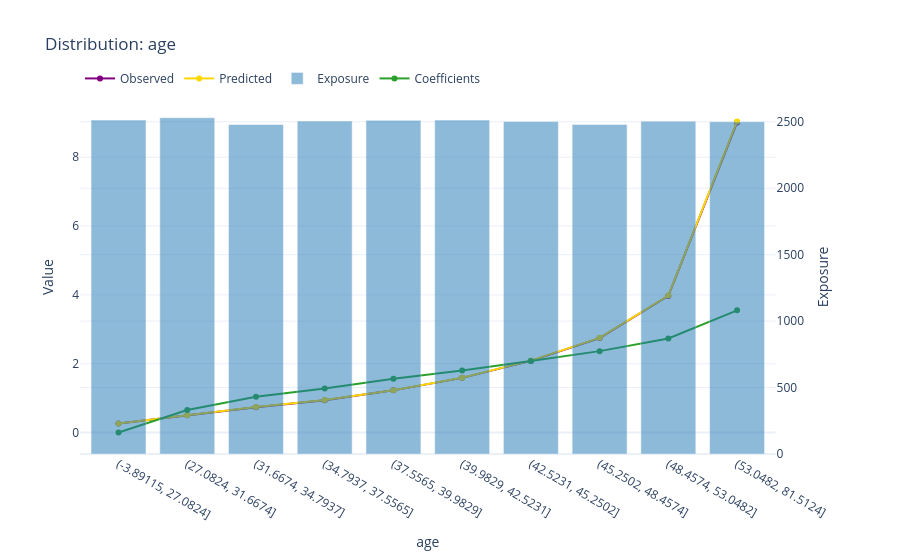

Source (notebook cell):
### Code cell
glm.plot(X, y, w, "age")

### Figure 1 — Plotly figure (JSON) as saved in the notebook; plotly's stock layout.template omitted (floating-point values rounded to 4 significant figures)
{"data": [{"line": {"color": "#800080"}, "marker": {"color": "#800080"}, "mode": "lines+markers", "name": "Observed", "type": "scatter", "x": ["(-3.89115, 27.0824]", "(27.0824, 31.6674]", "(31.6674, 34.7937]", "(34.7937, 37.5565]", "(37.5565, 39.9829]", "(39.9829, 42.5231]", "(42.5231, 45.2502]", "(45.2502, 48.4574]", "(48.4574, 53.0482]", "(53.0482, 81.5124]"], "xaxis": "x", "y": [0.2626, 0.503, 0.7383, 0.9412, 1.226, 1.589, 2.082, 2.744, 3.969, 9.01], "yaxis": "y"}, {"line": {"color": "#FFD700"}, "marker": {"color": "#FFD700"}, "mode": "lines+markers", "name": "Predicted", "type": "scatter", "x": ["(-3.89115, 27.0824]", "(27.0824, 31.6674]", "(31.6674, 34.7937]", "(34.7937, 37.5565]", "(37.5565, 39.9829]", "(39.9829, 42.5231]", "(42.5231, 45.2502]", "(45.2502, 48.4574]", "(48.4574, 53.0482]", "(53.0482, 81.5124]"], "xaxis": "x", "y": [0.2633, 0.5046, 0.741, 0.9439, 1.231, 1.593, 2.09, 2.752, 3.982, 9.039], "yaxis": "y"}, {"marker": {"color": "#1f77b4"}, "name": "Exposure", "opacity": 0.5, "type": "bar", "x": ["(-3.89115, 27.0824]", "(27.0824, 31.6674]", "(31.6674, 34.7937]", "(34.7937, 37.5565]", "(37.5565, 39.9829]", "(39.9829, 42.5231]", "(42.5231, 45.2502]", "(45.2502, 48.4574]", "(48.4574, 53.0482]", "(53.0482, 81.5124]"], "xaxis": "x", "y": [2513.0, 2531.0, 2480.0, 2505.0, 2511.0, 2513.0, 2502.0, 2480.0, 2505.0, 2501.0], "yaxis": "y2"}, {"line": {"color": "#2ca02c"}, "marker": {"color": "#2ca02c"}, "mode": "lines+markers", "name": "Coefficients", "type": "scatter", "x": ["(-3.89115, 27.0824]", "(27.0824, 31.6674]", "(31.6674, 34.7937]", "(34.7937, 37.5565]", "(37.5565, 39.9829]", "(39.9829, 42.5231]", "(42.5231, 45.2502]", "(45.2502, 48.4574]", "(48.4574, 53.0482]", "(53.0482, 81.5124]"], "xaxis": "x", "y": [0.0, 0.6529, 1.039, 1.277, 1.56, 1.805, 2.076, 2.366, 2.734, 3.55], "yaxis": "y"}], "layout": {"legend": {"orientation": "h", "x": 0, "xanchor": "left", "y": 1.02, "yanchor": "bottom"}, "title": {"text": "Distribution: age"}, "xaxis": {"anchor": "y", "categoryarray": ["(-3.89115, 27.0824]", "(27.0824, 31.6674]", "(31.6674, 34.7937]", "(34.7937, 37.5565]", "(37.5565, 39.9829]", "(39.9829, 42.5231]", "(42.5231, 45.2502]", "(45.2502, 48.4574]", "(48.4574, 53.0482]", "(53.0482, 81.5124]"], "categoryorder": "array", "domain": [0, 0.94], "title": {"text": "age"}, "type": "category"}, "yaxis": {"anchor": "x", "domain": [0, 1], "title": {"text": "Value"}}, "yaxis2": {"anchor": "x", "overlaying": "y", "side": "right", "title": {"text": "Exposure"}}}}
